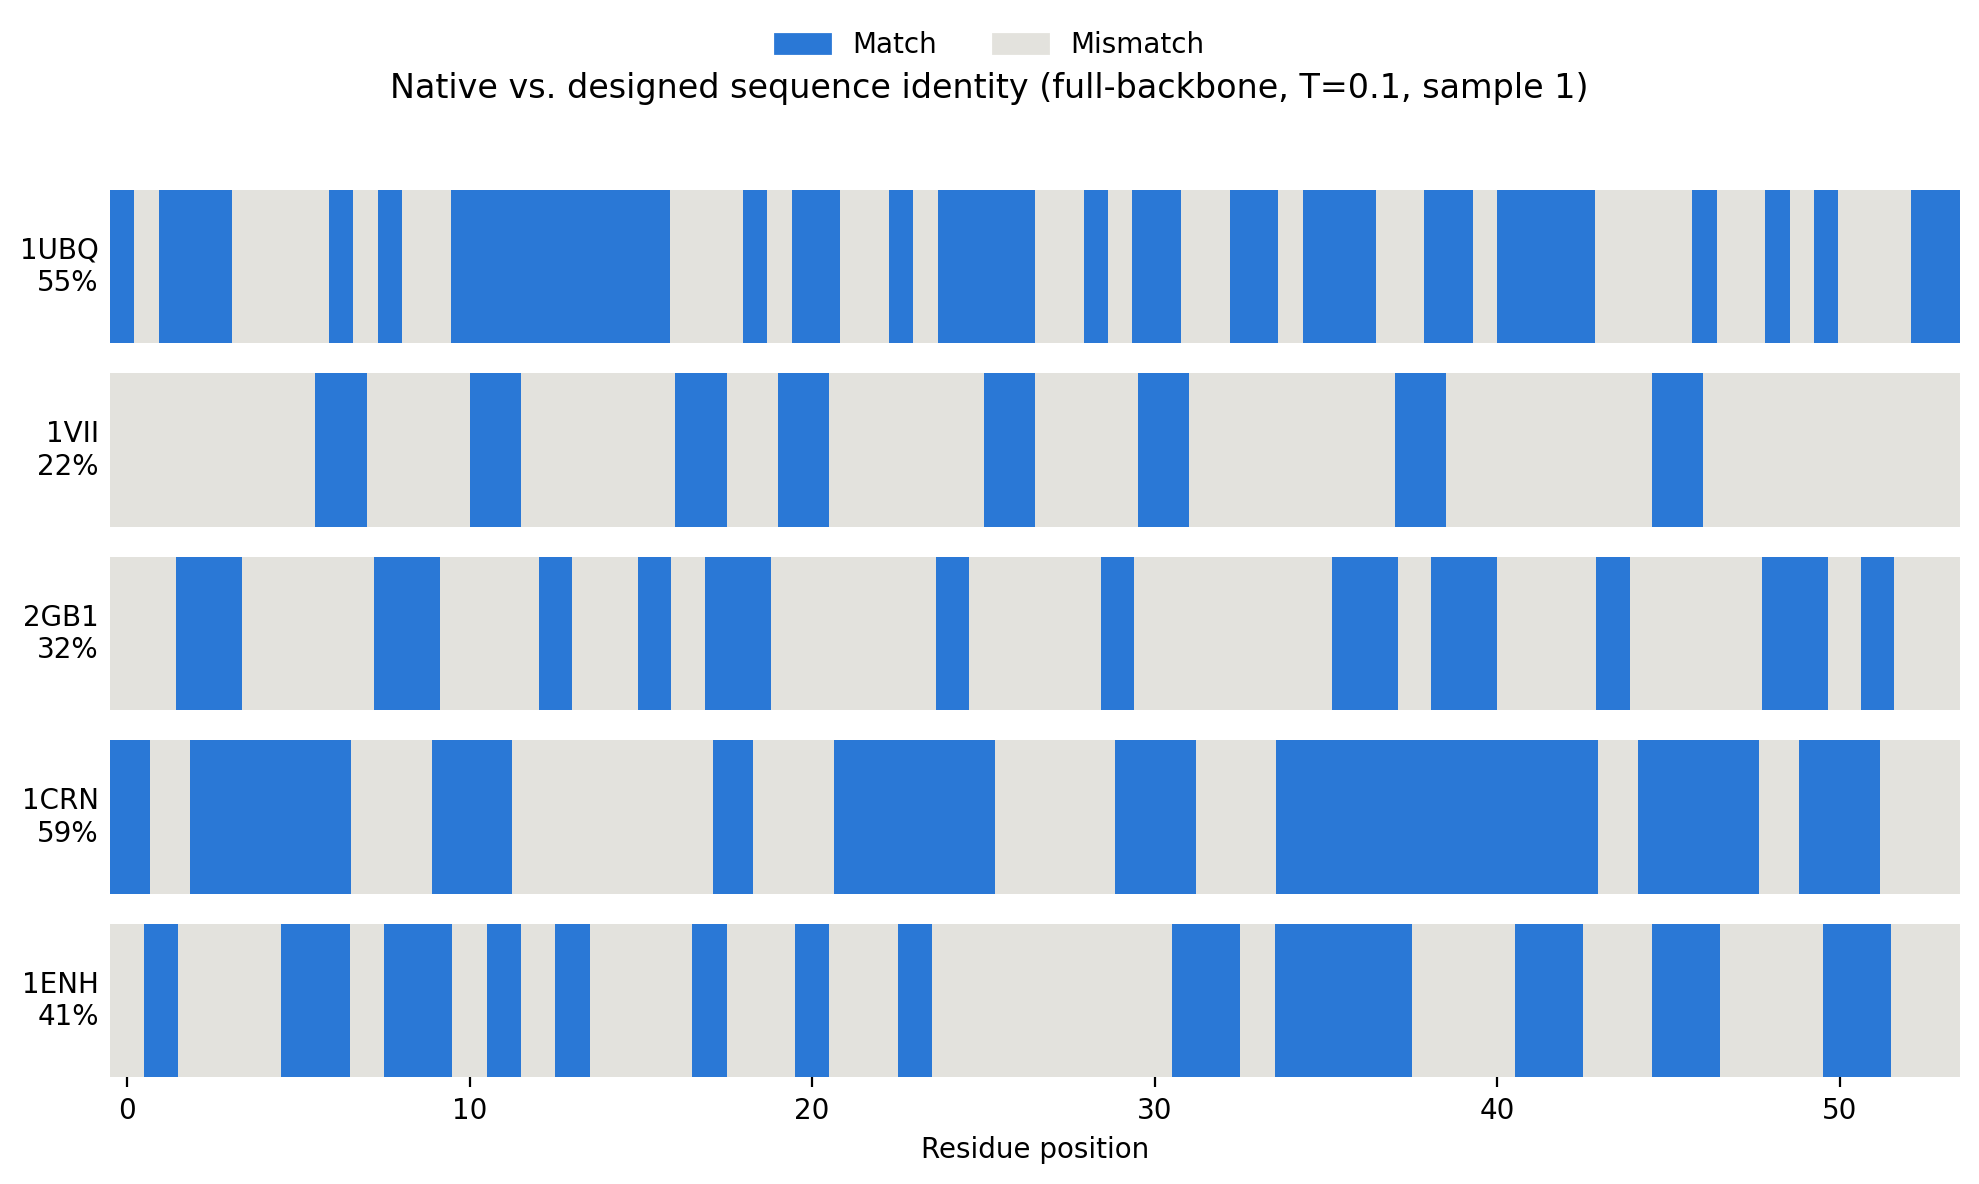

This figure's Python source:
"""Phase 3 visualization: per-residue native-vs-designed identity heatmap
for a handful of representative proteins (full-backbone model, T=0.1,
sample 1), plus a genome-browser-style match/mismatch track."""
import matplotlib
matplotlib.use("Agg")
import matplotlib.pyplot as plt
import matplotlib.colors as mcolors
import numpy as np

EXAMPLE_PROTEINS = ["1UBQ", "1VII", "2GB1", "1CRN", "1ENH"]

native_seqs = {}
with open("reproduction/phase1_data_prep/native_sequences.fasta") as f:
    lines = f.read().strip().split("\n")
for i in range(0, len(lines), 2):
    pdb_id = lines[i][1:].split()[0]
    native_seqs[pdb_id] = lines[i + 1]


def load_designed(pdb_id, sample_idx=0):
    path = f"reproduction/phase2_reproduction/fullbackbone/seqs/{pdb_id}.fa"
    lines = open(path).read().strip().split("\n")
    return lines[2 * (sample_idx + 1) + 1]


fig, axes = plt.subplots(len(EXAMPLE_PROTEINS), 1, figsize=(10, 1.1 * len(EXAMPLE_PROTEINS)))
MATCH_COLOR = "#2a78d6"
MISMATCH_COLOR = "#e3e2dd"
cmap = mcolors.ListedColormap([MISMATCH_COLOR, MATCH_COLOR])

for ax, pdb_id in zip(axes, EXAMPLE_PROTEINS):
    native = native_seqs[pdb_id]
    designed = load_designed(pdb_id)
    match = np.array([[1 if n == d else 0 for n, d in zip(native, designed)]])
    ax.imshow(match, cmap=cmap, aspect="auto", vmin=0, vmax=1)
    recovery = match.mean()
    ax.set_yticks([])
    ax.set_xlim(-0.5, len(native) - 0.5)
    ax.set_ylabel(f"{pdb_id}\n{recovery:.0%}", rotation=0, ha="right", va="center", fontsize=10)
    if pdb_id != EXAMPLE_PROTEINS[-1]:
        ax.set_xticks([])
    else:
        ax.set_xlabel("Residue position")
    for spine in ax.spines.values():
        spine.set_visible(False)

fig.suptitle("Native vs. designed sequence identity (full-backbone, T=0.1, sample 1)", y=1.02)
handles = [plt.Rectangle((0, 0), 1, 1, color=MATCH_COLOR), plt.Rectangle((0, 0), 1, 1, color=MISMATCH_COLOR)]
fig.legend(handles, ["Match", "Mismatch"], loc="upper center", bbox_to_anchor=(0.5, 1.08), ncol=2, frameon=False)
fig.tight_layout()
fig.savefig("reproduction/phase3_extensions/visualizations/recovery_heatmap.png", dpi=200, bbox_inches="tight")
print("Wrote recovery_heatmap.png")
